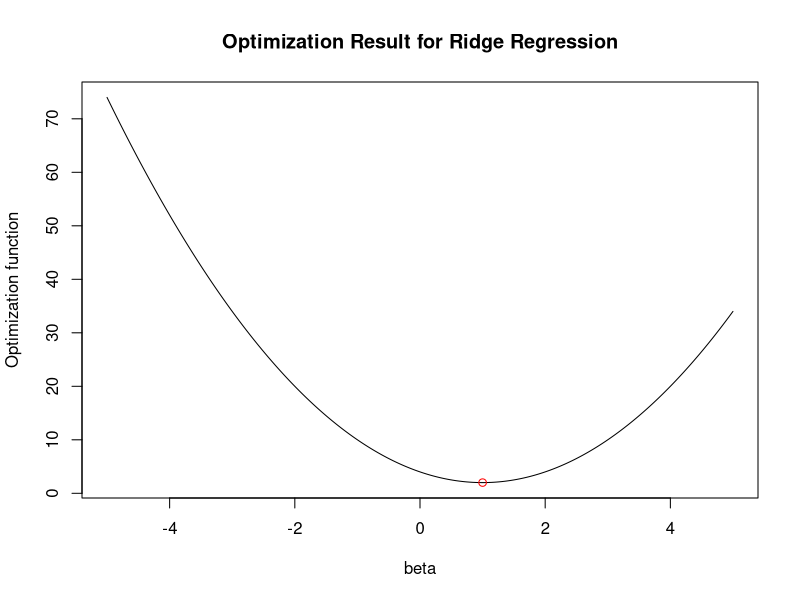
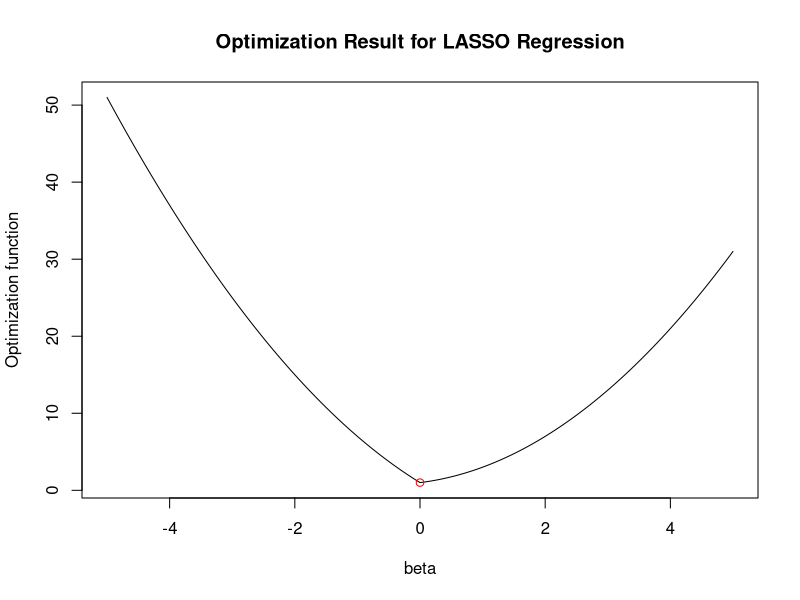

Reproduce these figures in R, in order.
####### Ridge #######
y = 2
lambda = 1
beta = seq(-5,5,0.01)

plot(beta,(y-beta)^2 + lambda*beta^2,type="l",xlab = "beta",ylab = "Optimization function",xlim=c(-5,5))

min_x = y/(1+lambda)
min_y = (y-min_x)^2 + lambda*min_x^2
points(min_x,min_y,col="red")

title("Optimization Result for Ridge Regression")

####### LASSO #######
y = 1
lambda = 3
beta = seq(-5,5,0.01)

plot(beta,(y-beta)^2 + lambda*abs(beta),type="l",xlab = "beta",ylab = "Optimization function",xlim=c(-5,5))

if(y > lambda/2) {
  min_x1 = y - lambda/2
} else {
  if(y < -lambda/2){
    min_x1 = y + lambda/2
  } else {
    min_x1 = 0
  }
}

min_y1 = (y-min_x1)^2 + lambda*abs(min_x1)
points(min_x1,min_y1,col="red")

title("Optimization Result for LASSO Regression")

